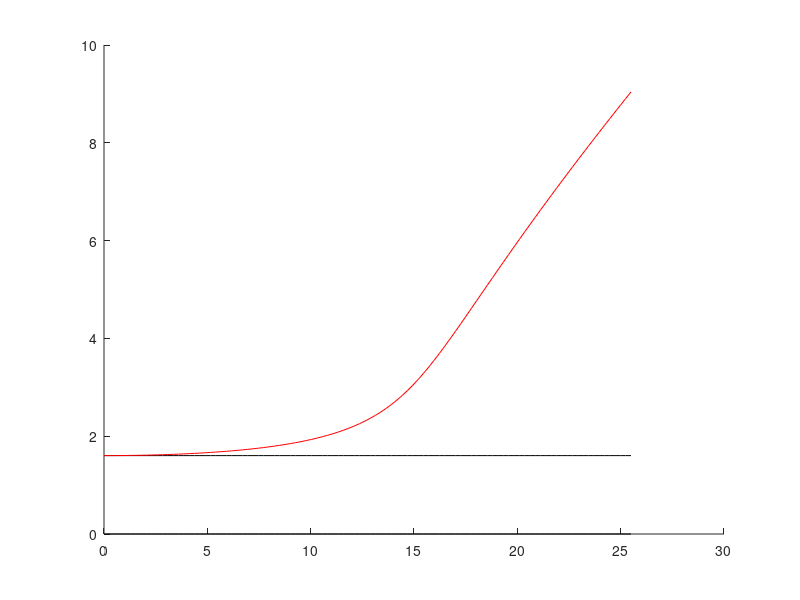

The MATLAB source for this figure:
clear
clc
close all

m = 6.47;
c = 0.36;
S = 1;
I_alpha = 0.0699;
k_alpha = 97.7;
aerodynamic_center = 0.227 * c;
elastic_center = 0.374 * c;
e = abs(aerodynamic_center - elastic_center);
cg = 0.4 * c;
dCL_dalpha = 4.07;
rho = 1.2;
b = c/2;
k_h = 755;
Us = linspace(0,25.5,100);
subtract = zeros(2,2);
x_alpha = cg / b;
S_alpha = m * x_alpha * b;

for i = 1:length(Us)
    q = (1/2) * rho * Us(i)^2;
    L = q * S * dCL_dalpha;
    My = q * S * e * dCL_dalpha;
    subtract(:,2) = [-L;My];
    
    M = [m, S_alpha; S_alpha, I_alpha];
    K = [k_h, 0; 0, k_alpha];
    Kp = K - subtract;
    
    [Phi,lam]=eig(K,M);
    fn=sqrt(diag(lam))/2/pi;
    fns(:,i)=sort(fn);

    [Phic,lamss]=polyeig(Kp,0*M,M);
        lkp=lamss(imag(lamss)>0); % keep only root with positive frequency
    lams(:,i)=sort(lkp); 
end

hold on
plot(Us,real(fns),'black');
plot(Us,imag(lams)/2/pi,'red')




